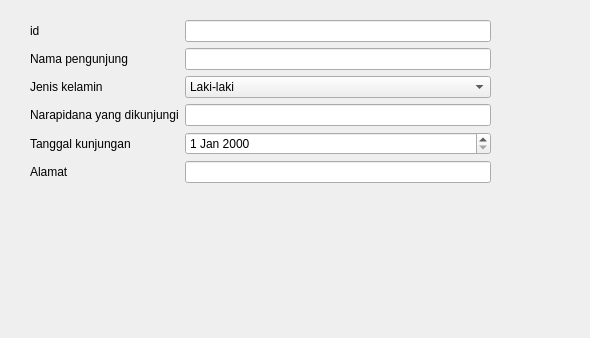
<?xml version="1.0" encoding="UTF-8"?>
<ui version="4.0">
 <class>Dialog</class>
 <widget class="QDialog" name="Dialog">
  <property name="geometry">
   <rect>
    <x>0</x>
    <y>0</y>
    <width>590</width>
    <height>338</height>
   </rect>
  </property>
  <property name="windowTitle">
   <string>Dialog</string>
  </property>
  <widget class="QWidget" name="formLayoutWidget">
   <property name="geometry">
    <rect>
     <x>30</x>
     <y>20</y>
     <width>461</width>
     <height>251</height>
    </rect>
   </property>
   <layout class="QFormLayout" name="formLayout">
    <item row="0" column="0">
     <widget class="QLabel" name="idLabel">
      <property name="text">
       <string>id</string>
      </property>
     </widget>
    </item>
    <item row="0" column="1">
     <widget class="QLineEdit" name="editId"/>
    </item>
    <item row="1" column="0">
     <widget class="QLabel" name="namaPengunjungLabel">
      <property name="text">
       <string>Nama pengunjung</string>
      </property>
     </widget>
    </item>
    <item row="1" column="1">
     <widget class="QLineEdit" name="editPengunjung"/>
    </item>
    <item row="2" column="0">
     <widget class="QLabel" name="jenisKelaminLabel">
      <property name="text">
       <string>Jenis kelamin</string>
      </property>
     </widget>
    </item>
    <item row="2" column="1">
     <widget class="QComboBox" name="editJenisKelamin">
      <item>
       <property name="text">
        <string>Laki-laki</string>
       </property>
      </item>
      <item>
       <property name="text">
        <string>Perempuan</string>
       </property>
      </item>
     </widget>
    </item>
    <item row="3" column="0">
     <widget class="QLabel" name="narapidanaYangDikunjungiLabel">
      <property name="text">
       <string>Narapidana yang dikunjungi</string>
      </property>
     </widget>
    </item>
    <item row="3" column="1">
     <widget class="QLineEdit" name="editDikunjungi"/>
    </item>
    <item row="4" column="0">
     <widget class="QLabel" name="tanggalKunjunganLabel">
      <property name="text">
       <string>Tanggal kunjungan</string>
      </property>
     </widget>
    </item>
    <item row="4" column="1">
     <widget class="QDateEdit" name="editTanggal"/>
    </item>
    <item row="5" column="0">
     <widget class="QLabel" name="alamatLabel">
      <property name="text">
       <string>Alamat</string>
      </property>
     </widget>
    </item>
    <item row="5" column="1">
     <widget class="QLineEdit" name="editAlamat"/>
    </item>
   </layout>
  </widget>
 </widget>
 <resources/>
 <connections/>
</ui>
